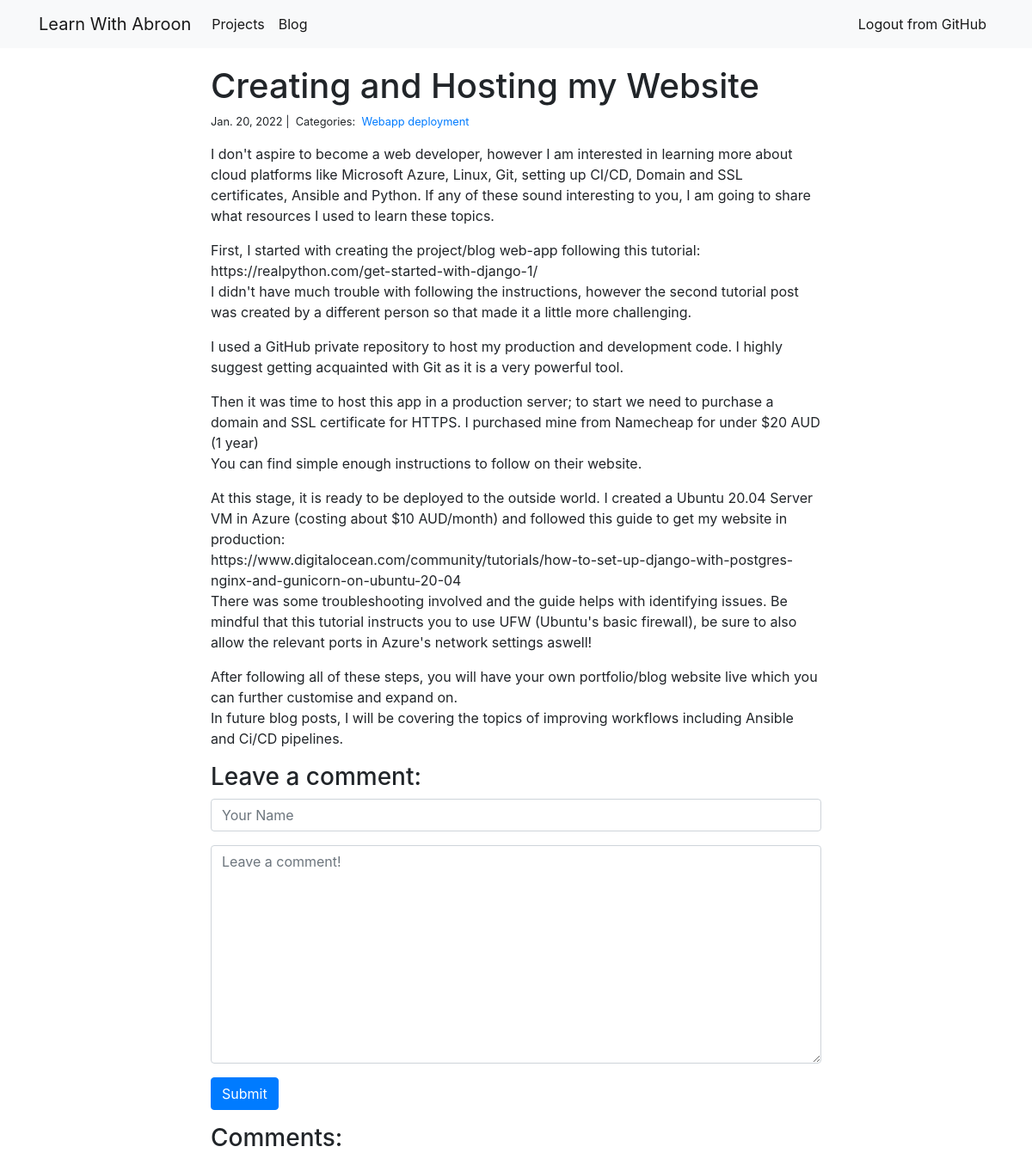
/blog/3/ (signed in), run on an earlier commit of the app's database.
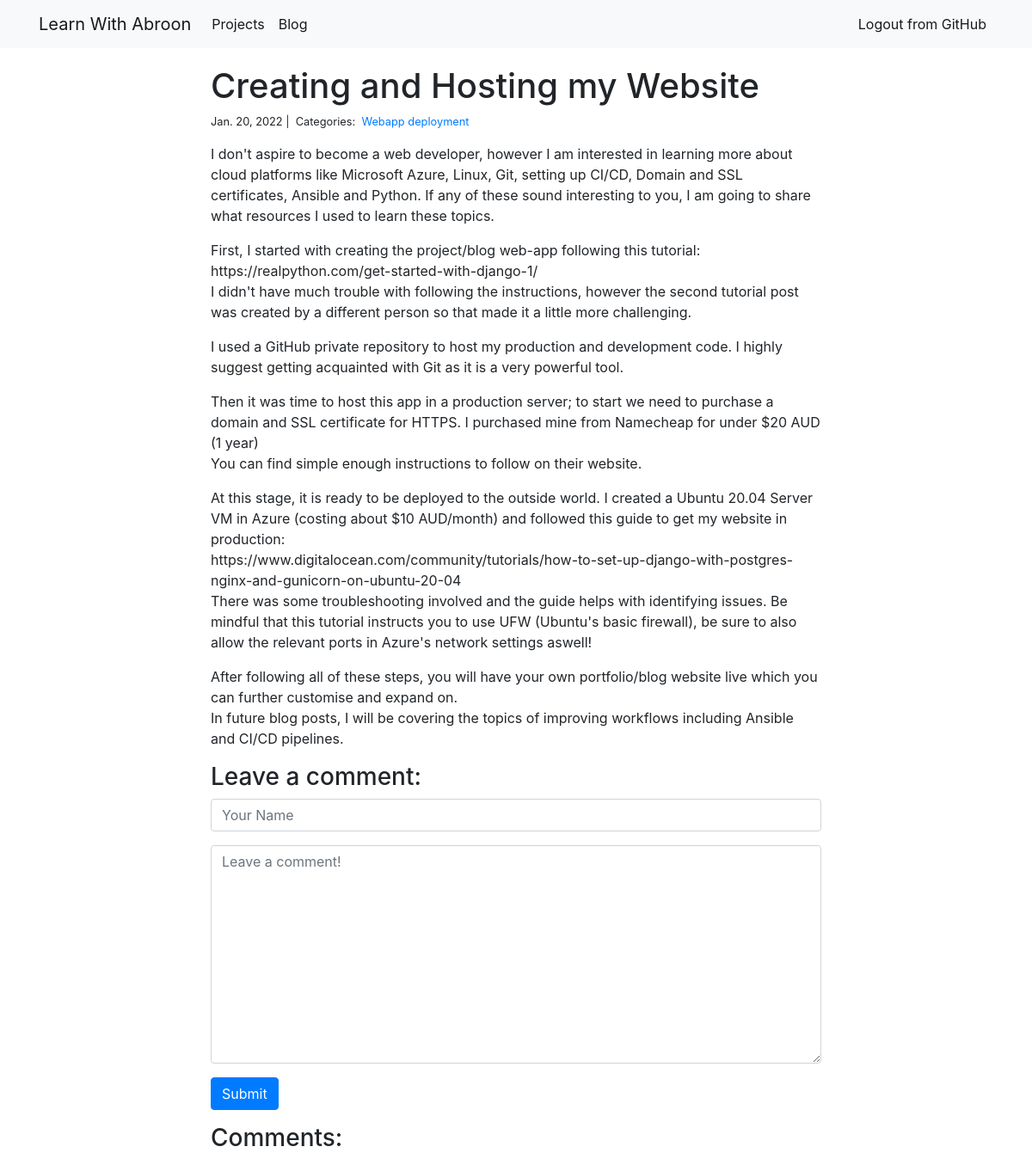
And on a later commit of the database.
### blog/models.py (models this page shows, shortened)
class Post(models.Model):
    title = models.CharField(max_length=255)
    body = models.TextField()
    created_on = models.DateTimeField(auto_now_add=True)
    last_modified = models.DateTimeField(auto_now=True)
    categories = models.ManyToManyField('Category', related_name='posts')

### blog/views.py (the view, shortened to what this page needs)
# urls.py: path("<int:pk>/", views.blog_detail, name="blog_detail"),
@login_required
def blog_detail(request, pk):
    post = Post.objects.get(pk=pk)
    form = CommentForm()
    comments = Comment.objects.filter(post=post)
    context = {
        "post": post,
        "comments": comments,
        "form": form,
    }
    return render(request, "blog_detail.html", context)

### blog/forms.py
class CommentForm(forms.Form):
    author = forms.CharField(
        max_length=60,
        widget=forms.TextInput(attrs={
            "class": "form-control",
            "placeholder": "Your Name"
        })
    )
    body = forms.CharField(widget=forms.Textarea(
        attrs={
            "class": "form-control",
            "placeholder": "Leave a comment!"
        })
    )

### blog/templates/blog_detail.html (shortened to what this page needs)
{% extends "base.html" %}
{% block page_content %}
<div class="col-md-8 offset-md-2">
    <h1>{{ post.title }}</h1>
    <small>
        {{ post.created_on.date }} |&nbsp;
        Categories:&nbsp;
        {% for category in post.categories.all %}
        <a href="{% url 'blog_category' category.name %}">
            {{ category.name }}
        </a>&nbsp;
        {% endfor %}
    </small>
    <p>{{ post.body | linebreaks }}</p>
    <h3>Leave a comment:</h3>
    <form action="/blog/{{ post.pk }}/" method="post">
        <div class="form-group">
            {{ form.author }}
        </div>
        <div class="form-group">
            {{ form.body }}
        </div>
        <button type="submit" class="btn btn-primary">Submit</button>
    </form>
    <h3>Comments:</h3>
</div>
{% endblock %}

What changed in the data, as far as the page shows it:
changed Post "Creating and Hosting my Website": body "…workflows including Ansible and Ci/CD pipelines." → "…workflows including Ansible and CI/CD pipelines."
